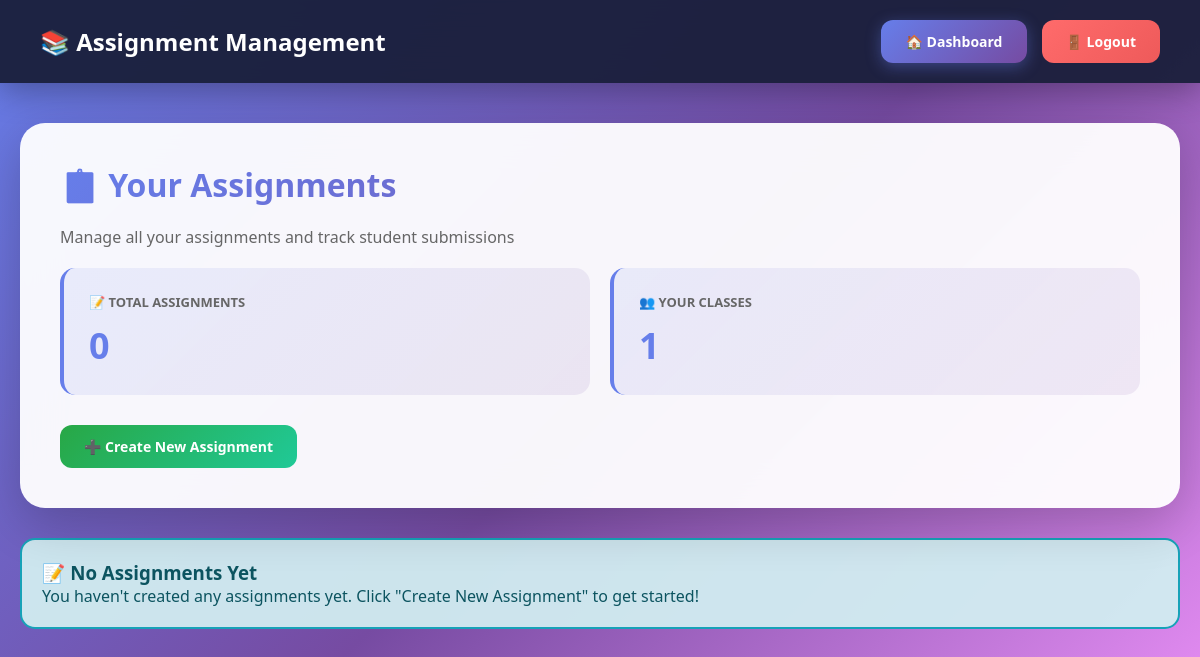
The page /teacher/assignments.php (signed in) on the database as committed earlier.
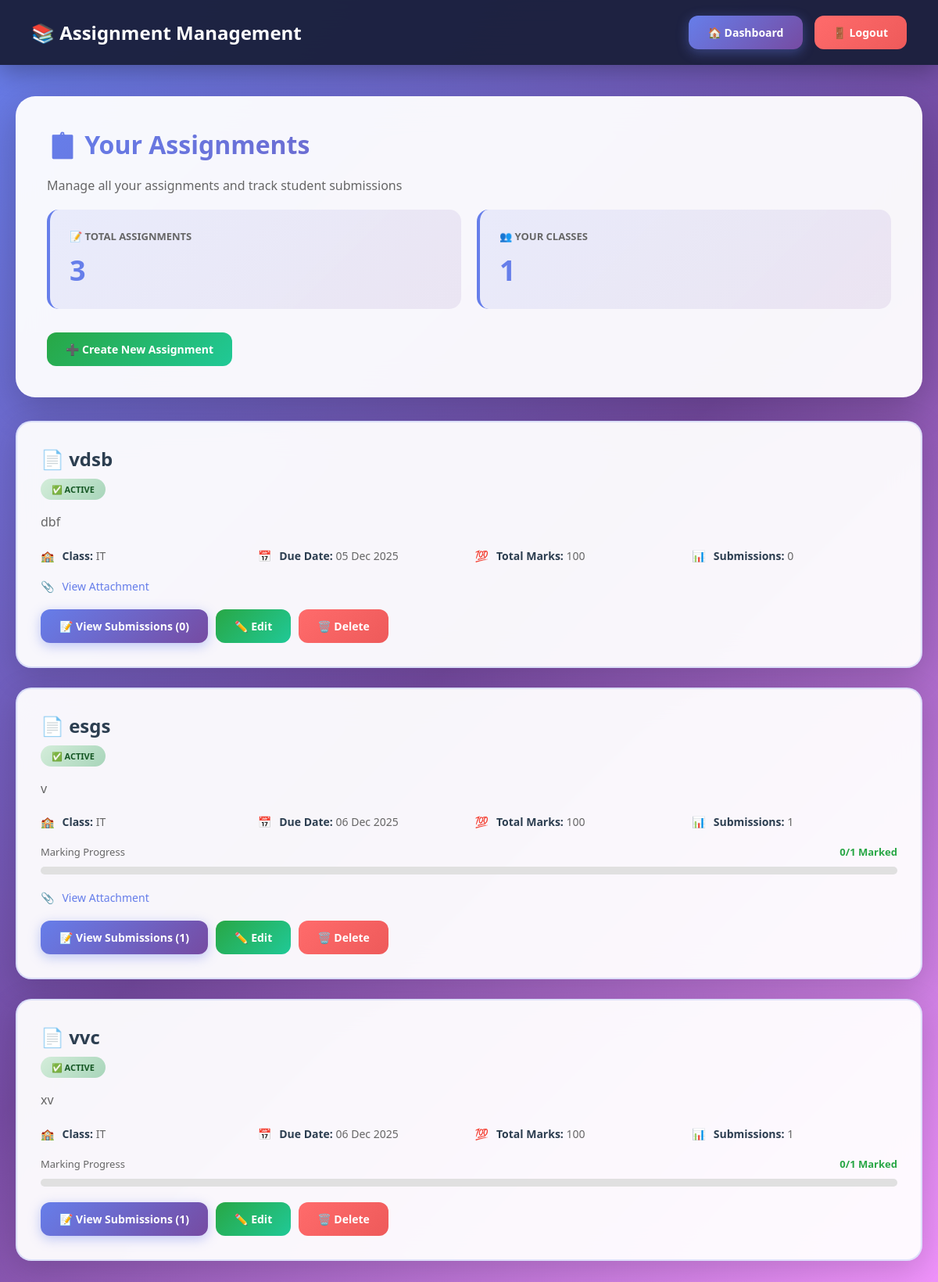
The same page on the database as committed later.
### tables this page shows
CREATE TABLE `assignments` (
  `id` int(11) NOT NULL,
  `teacher_id` int(11) NOT NULL,
  `class_id` int(11) NOT NULL,
  `title` varchar(255) NOT NULL,
  `description` text DEFAULT NULL,
  `due_date` date NOT NULL,
  `total_marks` int(11) NOT NULL DEFAULT 100,
  `file_path` varchar(255) DEFAULT NULL,
  `created_at` timestamp NOT NULL DEFAULT current_timestamp(),
  `updated_at` timestamp NOT NULL DEFAULT current_timestamp() ON UPDATE current_timestamp()
);

CREATE TABLE `classes` (
  `id` int(11) NOT NULL,
  `class_name` varchar(100) NOT NULL,
  `department_id` int(11) NOT NULL,
  `year` int(11) NOT NULL,
  `section` varchar(10) NOT NULL,
  `teacher_id` int(11) NOT NULL,
  `semester` int(11) NOT NULL,
  `academic_year` varchar(20) NOT NULL,
  `created_at` timestamp NOT NULL DEFAULT current_timestamp()
);

### db.php (called while the page is built, shortened)
<?php
$conn = new mysqli(DB_HOST, DB_USER, DB_PASS, DB_NAME);
$conn->set_charset("utf8mb4");
$conn->query("SET time_zone = '+05:30'");
function isLoggedIn() {
    return isset($_SESSION['user_id']) && isset($_SESSION['role']);
}
function getCurrentUser() {
    global $conn;
    $user_id = $_SESSION['user_id'];
    $role = $_SESSION['role'];
    if ($role === 'student') {
        $query = "SELECT * FROM students WHERE id = ?";
    } elseif ($role === 'parent') {
        $query = "SELECT * FROM parents WHERE id = ?";
    } else {
        $query = "SELECT * FROM users WHERE id = ?";
    }
    $stmt = $conn->prepare($query);
    $stmt->bind_param("i", $user_id);
    $stmt->execute();
    $result = $stmt->get_result();
    return $result->fetch_assoc();
}
?>

### teacher/assignments.php (the view, shortened to what this page needs)
<?php
require_once '../db.php';
$user = getCurrentUser();
$teacher_id = $user['id'];
$classes_query = "SELECT DISTINCT c.id, c.section, c.class_name, c.year, c.semester, c.academic_year
                  FROM classes c
                  WHERE c.teacher_id = ?
                  ORDER BY c.academic_year DESC, c.section";
$stmt = $conn->prepare($classes_query);
$stmt->bind_param("i", $teacher_id);
$stmt->execute();
$classes = $stmt->get_result();
$assignments_query = "SELECT a.*, c.section, c.class_name, c.year, c.semester,
                      COUNT(DISTINCT asub.id) as total_submissions,
                      COUNT(DISTINCT CASE WHEN asub.status = 'marked' THEN asub.id END) as marked_count
                      FROM assignments a
                      LEFT JOIN classes c ON a.class_id = c.id
                      LEFT JOIN assignment_submissions asub ON a.id = asub.assignment_id
                      WHERE a.teacher_id = ?
                      GROUP BY a.id
                      ORDER BY a.created_at DESC";
$stmt = $conn->prepare($assignments_query);
$stmt->bind_param("i", $teacher_id);
$stmt->execute();
$assignments = $stmt->get_result();
?>
<!DOCTYPE html>
<html lang="en">
<head>
</head>
<body>
    <nav class="navbar">
        <h1>📚 Assignment Management</h1>
        <div class="nav-links">
            <a href="index.php" class="btn btn-primary">🏠 Dashboard</a>
            <a href="../logout.php" class="btn btn-danger">🚪 Logout</a>
        </div>
    </nav>
    <div class="container">
        <div class="header-section">
            <h2>📋 Your Assignments</h2>
            <p style="color: #666; margin-bottom: 20px;">Manage all your assignments and track student submissions</p>
            <div class="stats-grid">
                <div class="stat-card">
                    <h3>📝 Total Assignments</h3>
                    <div class="stat-value"><?php echo $assignments->num_rows; ?></div>
                </div>
                <div class="stat-card">
                    <h3>👥 Your Classes</h3>
                    <div class="stat-value"><?php echo $classes->num_rows; ?></div>
                </div>
            </div>
            <div style="margin-top: 30px;">
                <a href="create_assignment.php" class="btn btn-success">➕ Create New Assignment</a>
            </div>
        </div>
        <?php if ($assignments->num_rows > 0): ?>
            <div class="assignments-grid">
                <?php while ($assignment = $assignments->fetch_assoc()):
                    $is_overdue = strtotime($assignment['due_date']) < time();
                ?>
                    <div class="assignment-card">
                        <div class="assignment-header">
                            <div>
                                <div class="assignment-title">
                                    📄 <?php echo htmlspecialchars($assignment['title']); ?>
                                </div>
                                <span class="badge <?php echo $is_overdue ? 'badge-danger' : 'badge-success'; ?>">
                                    <?php echo $is_overdue ? '⏰ Overdue' : '✅ Active'; ?>
                                </span>
                            </div>
                        </div>
                        <?php if ($assignment['description']): ?>
                            <p style="color: #666; margin: 15px 0; line-height: 1.6;">
                                <?php echo nl2br(htmlspecialchars($assignment['description'])); ?>
                            </p>
                        <?php endif; ?>
                        <div class="assignment-meta">
                            <div class="meta-item">
                                <span>🏫</span>
                                <div>
                                    <strong>Class:</strong>
                                    <?php echo htmlspecialchars($assignment['section']); ?>
                                </div>
                            </div>
                            <div class="meta-item">
                                <span>📅</span>
                                <div>
                                    <strong>Due Date:</strong>
                                    <?php echo date('d M Y', strtotime($assignment['due_date'])); ?>
                                </div>
                            </div>
                            <div class="meta-item">
                                <span>💯</span>
                                <div>
                                    <strong>Total Marks:</strong>
                                    <?php echo $assignment['total_marks']; ?>
                                </div>
                            </div>
                            <div class="meta-item">
                                <span>📊</span>
                                <div>
                                    <strong>Submissions:</strong>
                                    <?php echo $assignment['total_submissions']; ?>
                                </div>
                            </div>
                        </div>
                        <?php if ($assignment['total_submissions'] > 0): ?>
                            <div style="margin: 20px 0;">
                                <div style="display: flex; justify-content: space-between; margin-bottom: 5px;">
                                    <span style="font-size: 13px; color: #666;">Marking Progress</span>
                                    <span style="font-size: 13px; font-weight: 600; color: #28a745;">
                                        <?php echo $assignment['marked_count']; ?>/<?php echo $assignment['total_submissions']; ?> Marked
                                    </span>
                                </div>
                                <div class="progress-bar">
                                </div>
                            </div>
                        <?php endif; ?>
                        <?php if ($assignment['file_path']): ?>
                            <div class="meta-item" style="margin: 15px 0;">
                                <span>📎</span>
                                <a href="../uploads/assignments/<?php echo htmlspecialchars($assignment['file_path']); ?>"
                                   target="_blank" style="color: #667eea; text-decoration: none;">
                                    View Attachment
                                </a>
                            </div>
                        <?php endif; ?>
                        <div class="action-buttons">
                            <a href="view_submissions.php?assignment_id=<?php echo $assignment['id']; ?>"
                               class="btn btn-primary">
                                📝 View Submissions (<?php echo $assignment['total_submissions']; ?>)
                            </a>
                            <a href="edit_assignment.php?id=<?php echo $assignment['id']; ?>"
                               class="btn btn-success">
                                ✏️ Edit
                            </a>
                            <a href="delete_assignment.php?id=<?php echo $assignment['id']; ?>"
                               class="btn btn-danger"
                               onclick="return confirm('Are you sure you want to delete this assignment?')">
                                🗑️ Delete
                            </a>
                        </div>
                    </div>
                <?php endwhile; ?>
            </div>
        <?php else: ?>
            <div class="alert alert-info">
                <h3>📝 No Assignments Yet</h3>
                <p>You haven't created any assignments yet. Click "Create New Assignment" to get started!</p>
            </div>
        <?php endif; ?>
    </div>
</body>
</html>

### teacher/assignments.php (style rules this page uses)
* { margin: 0; padding: 0; box-sizing: border-box; }
body { background: linear-gradient(135deg, #667eea 0%, #764ba2 50%, #f093fb 100%); min-height: 100vh; font-family: 'Segoe UI', Tahoma, Geneva, Verdana, sans-serif; }
.navbar { background: rgba(26, 31, 58, 0.95); backdrop-filter: blur(20px); padding: 20px 40px; display: flex; justify-content: space-between; align-items: center; box-shadow: 0 8px 32px rgba(0, 0, 0, 0.3); position: sticky; top: 0; z-index: 1000; }
.navbar h1 { color: white; font-size: 24px; }
.nav-links { display: flex; gap: 15px; }
.btn { padding: 12px 24px; border-radius: 12px; text-decoration: none; font-weight: 600; transition: all 0.3s; display: inline-block; border: none; cursor: pointer; font-size: 14px; }
.btn-primary { background: linear-gradient(135deg, #667eea, #764ba2); color: white; box-shadow: 0 4px 15px rgba(102, 126, 234, 0.4); }
.btn-success { background: linear-gradient(135deg, #28a745, #20c997); color: white; }
.btn-danger { background: linear-gradient(135deg, #ff6b6b, #ee5a5a); color: white; }
.container { max-width: 1400px; margin: 40px auto; padding: 0 20px; }
.header-section { background: rgba(255, 255, 255, 0.95); backdrop-filter: blur(20px); padding: 40px; border-radius: 25px; margin-bottom: 30px; box-shadow: 0 15px 50px rgba(0, 0, 0, 0.2); }
.header-section h2 { font-size: 32px; background: linear-gradient(135deg, #667eea, #764ba2); -webkit-background-clip: text; -webkit-text-fill-color: transparent; margin-bottom: 20px; }
.stats-grid { display: grid; grid-template-columns: repeat(auto-fit, minmax(250px, 1fr)); gap: 20px; margin-top: 20px; }
.stat-card { background: linear-gradient(135deg, rgba(102, 126, 234, 0.1), rgba(118, 75, 162, 0.1)); padding: 25px; border-radius: 15px; border-left: 4px solid #667eea; }
.stat-card h3 { color: #666; font-size: 13px; text-transform: uppercase; margin-bottom: 10px; }
.stat-value { font-size: 36px; font-weight: 800; color: #667eea; }
.assignments-grid { display: grid; gap: 25px; }
.assignment-card { background: rgba(255, 255, 255, 0.95); backdrop-filter: blur(20px); padding: 30px; border-radius: 20px; box-shadow: 0 10px 40px rgba(0, 0, 0, 0.15); transition: all 0.3s; border: 2px solid rgba(102, 126, 234, 0.2); }
.assignment-header { display: flex; justify-content: space-between; align-items: start; margin-bottom: 20px; }
.assignment-title { font-size: 24px; font-weight: 700; color: #2c3e50; margin-bottom: 10px; }
.assignment-meta { display: grid; grid-template-columns: repeat(auto-fit, minmax(200px, 1fr)); gap: 15px; margin: 20px 0; }
.meta-item { display: flex; align-items: center; gap: 10px; color: #666; font-size: 14px; }
.meta-item strong { color: #2c3e50; }
.badge { padding: 6px 14px; border-radius: 20px; font-size: 11px; font-weight: 700; text-transform: uppercase; }
.badge-success { background: linear-gradient(135deg, #d4edda, #a8d5ba); color: #155724; }
.action-buttons { display: flex; gap: 10px; margin-top: 20px; flex-wrap: wrap; }
.progress-bar { background: #e0e0e0; border-radius: 10px; height: 10px; overflow: hidden; margin: 10px 0; }
.alert { padding: 20px; border-radius: 15px; margin-bottom: 20px; }
.alert-info { background: rgba(209, 236, 241, 0.95); border: 2px solid #17a2b8; color: #0c5460; }

Rows that differ between the two databases and show on the page:
added assignments: title "vdsb", shows "✅ ACTIVE", description "dbf", class.section "IT", due_date "05 Dec 2025", total_marks "100", total_submissions "0"
added assignments: title "esgs", shows "✅ ACTIVE", description "v", class.section "IT", due_date "06 Dec 2025", total_marks "100", total_submissions "1", marked_count "0"
added assignments: title "vvc", shows "✅ ACTIVE", description "xv", class.section "IT", due_date "06 Dec 2025", total_marks "100", total_submissions "1", marked_count "0"
Other text that changed with them:
$assignments->num_rows: "0" → "3"
text no longer shown: "📝 No Assignments Yet You haven't created any assignments yet. Click \"Create New Assignment\" to get started!"
